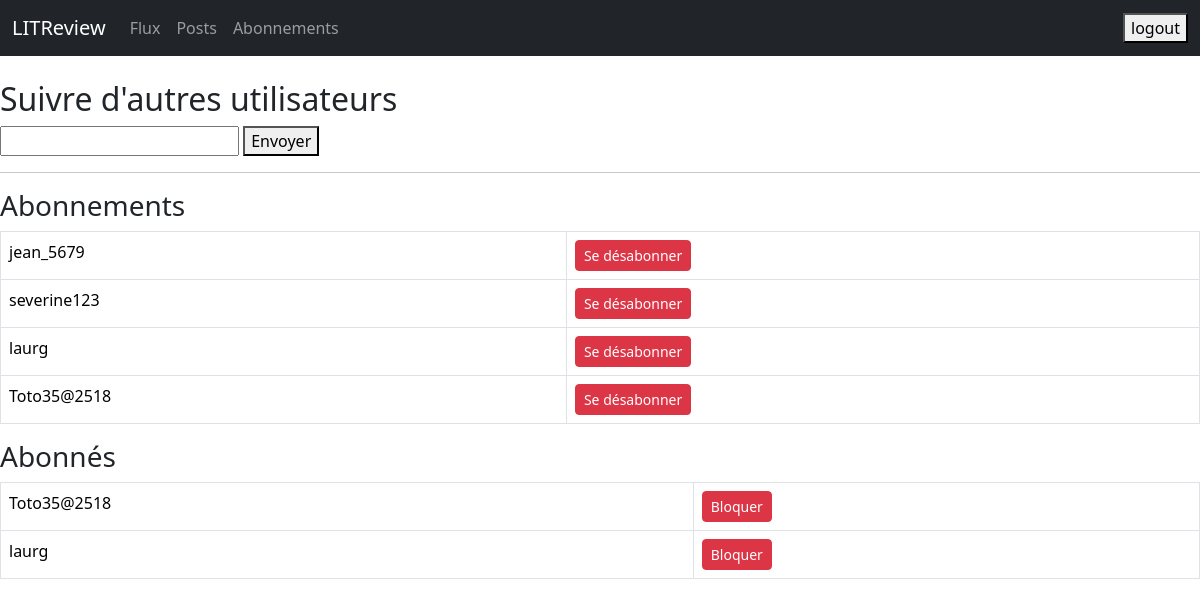
Before: /reviews/abonnements/ (signed in) with the older database file.
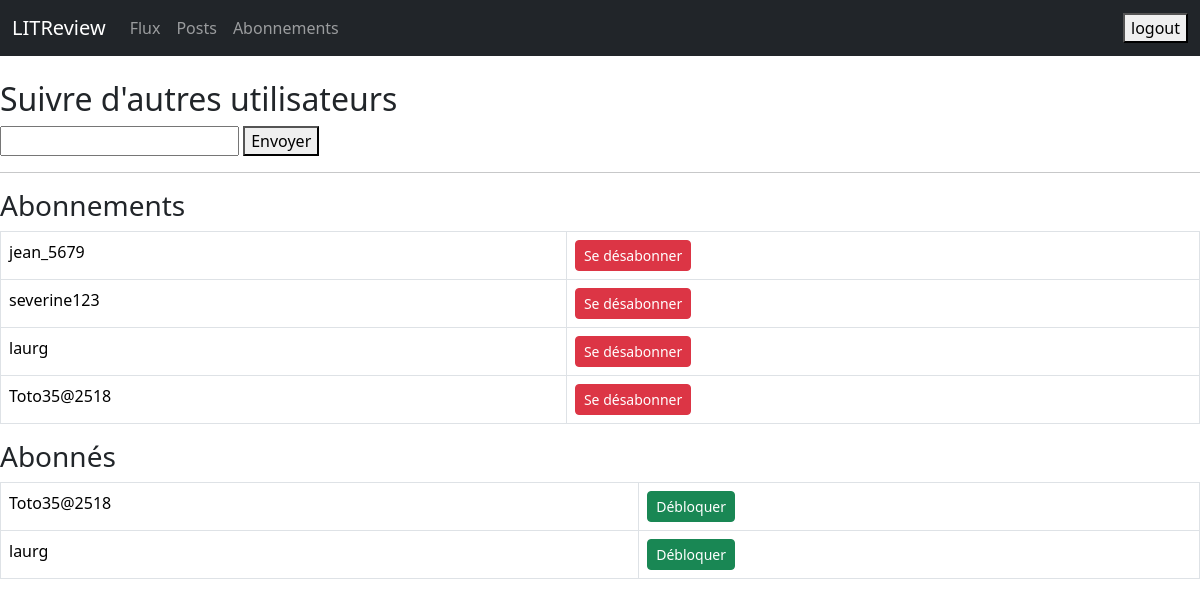
After: the same page with the newer database file.
### reviews/models.py (models this page shows)
class UserFollows(models.Model):
    user = models.ForeignKey(
        to=settings.AUTH_USER_MODEL,
        related_name='following',
        on_delete=models.CASCADE
    )
    followed_user = models.ForeignKey(
        to=settings.AUTH_USER_MODEL,
        related_name='followers',
        on_delete=models.CASCADE
    )
    is_blocked = models.BooleanField(default=False)
    class Meta:
        unique_together = ('user', 'followed_user')

### reviews/views.py (the view, shortened to what this page needs)
# urls.py: path('abonnements/', views.subscriptions, name='abonnements'),
@login_required
def subscriptions(request):
    abonnements = request.user.following.select_related('followed_user')
    abonnes = request.user.followers.select_related('user')
    return render(request, 'reviews/subscriptions.html', {
        'abonnements': abonnements,
        'abonnes': abonnes,
    })

### templates/reviews/subscriptions.html (shortened to what this page needs)
<!DOCTYPE html>
<html lang="fr">
<head>
    <link href="https://cdn.jsdelivr.net/npm/bootstrap@5.3.3/dist/css/bootstrap.min.css" rel="stylesheet">
</head>
<body>
<nav class="navbar navbar-expand-lg navbar-dark bg-dark mb-4">
    <div class="container-fluid">
        <a class="navbar-brand" href="{% url 'login' %}">LITReview</a>
        <div class="collapse navbar-collapse">
            <ul class="navbar-nav me-auto">
                <li class="nav-item"><a class="nav-link" href="{% url 'flux' %}">Flux</a></li>
                <li class="nav-item"><a class="nav-link" href="{% url 'posts' %}">Posts</a></li>
                <li class="nav-item"><a class="nav-link" href="{% url 'abonnements' %}">Abonnements</a></li>
            </ul>
            <form method="post" action="{% url 'logout' %}">
                <button type="submit">logout</button>
            </form>
        </div>
    </div>
</nav>
<div class="form-container">
<h2>Suivre d'autres utilisateurs</h2>
    <form method="post">
        <input type="text" name="username" id="username" required>
        <button type="submit">Envoyer</button>
    </form>
    <hr>
    <h3>Abonnements</h3>
    <table class="table table-bordered">
        {% for follow in abonnements %}
        <tr>
            <td>{{ follow.followed_user.username }}</td>
            <td>
                <form method="post" style="display:inline;">
                    <button type="submit" class="btn btn-sm btn-danger">Se désabonner</button>
                </form>
            </td>
        </tr>
        {% empty %}
        <tr><td colspan="2">Aucun abonnement.</td></tr>
        {% endfor %}
    </table>
  <h3>Abonnés</h3>
<table class="table table-bordered">
    {% for follow in abonnes %}
        <tr>
            <td>{{ follow.user.username }}</td>
            <td>
                <form method="post" style="display:inline;">
                    {% if follow.is_blocked %}
                        <button type="submit" class="btn btn-sm btn-success">Débloquer</button>
                    {% else %}
                        <button type="submit" class="btn btn-sm btn-danger">Bloquer</button>
                    {% endif %}
                </form>
            </td>
        </tr>
    {% empty %}
        <tr><td colspan="2">Aucun abonné.</td></tr>
    {% endfor %}
</table>
</div>
</body>
</html>

Changed rows visible on the page:
changed UserFollows (number 5 of 6 on the later page): is_blocked "Bloquer" → "Débloquer"
changed UserFollows (number 6 of 6 on the later page): is_blocked "Bloquer" → "Débloquer"
